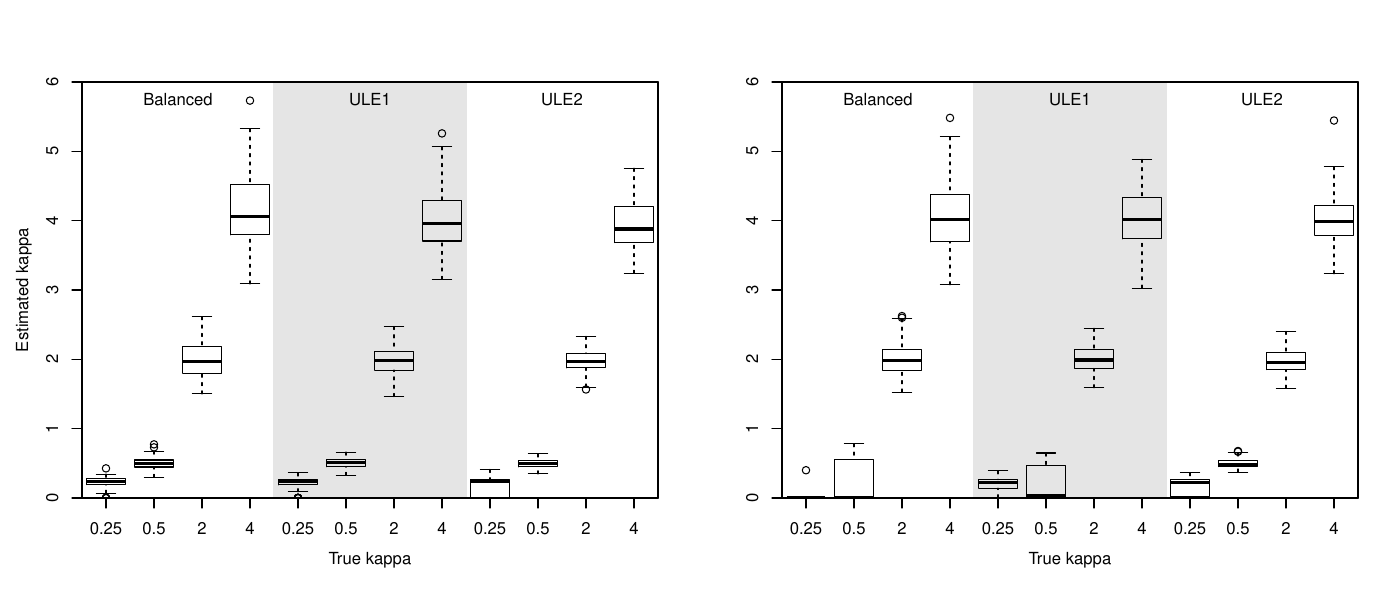

Source code (R):
library(here)


# Load 4 taxa data
load(here("analysis", "Fig_kappa_4taxa.RData"))
tmp4 <- boxplot(cbind(kappa.est[,,1], kappa.est[,,2], kappa.est[,,3]))

# Load 5 taxa data
load(here("analysis", "Fig_kappa_5taxa.RData"))
tmp5 <- boxplot(cbind(kappa.est[,,1], kappa.est[,,2], kappa.est[,,3]))


# start figure
pdf(here("analysis", "Fig_kappa.pdf"), width=14, height=6)
par(mfrow=c(1,2))

plot.new()
plot.window(xlim=c(0.5,12.5),ylim=c(0,6),xaxs="i",yaxs="i")
rect(4.5,-1,8.5,6,border="gray90",col="gray90")
bxp(tmp4, add=T, xaxt="n")
text(2.5, 5.75, "Balanced")
text(6.5, 5.75, "ULE1")
text(10.5, 5.75, "ULE2")
axis(1,line=0,at=1:12,rep(kappa, 3))
mtext("True kappa", side=1, line=2.5)
mtext("Estimated kappa", side=2, line=2.5)
box()

plot.new()
plot.window(xlim=c(0.5,12.5),ylim=c(0,6),xaxs="i",yaxs="i")
rect(4.5,-1,8.5,6,border="gray90",col="gray90")
bxp(tmp5, add=T, xaxt="n")
text(2.5, 5.75, "Balanced")
text(6.5, 5.75, "ULE1")
text(10.5, 5.75, "ULE2")
axis(1,line=0,at=1:12,rep(kappa, 3))
mtext("True kappa", side=1, line=2.5)
box()

dev.off()
